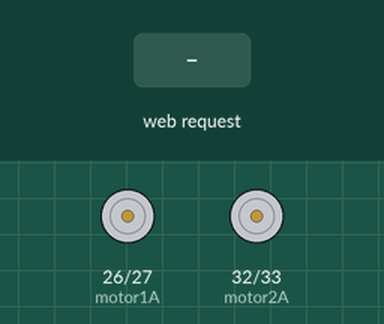
This sketch was run on a simulated ESP32. Shown: motor-driver pin pairs drawn as motors (green arrow = first pin HIGH = forward, orange = second pin HIGH = backward, longer = more drive). The inputs (shaded band) are chosen by the test bench. WiFi joins after 1.5 s; servers stay silent unless stated; what the sketch prints to the serial monitor is not drawn.

Above: at 2.7 s.
2.8 s: HTTP request GET /frwrd received
At 3.6 s:
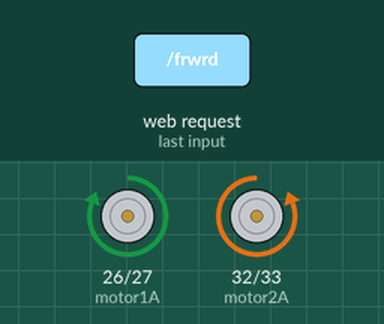
4.3 s: HTTP request GET /left received
At 4.8 s:
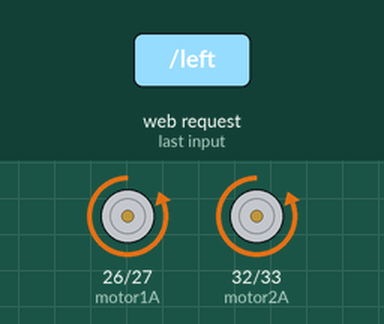
5.8 s: HTTP request GET /rev received
At 7.0 s:
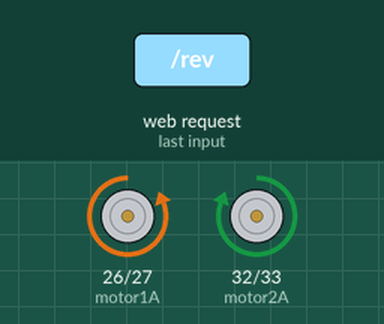
7.3 s: HTTP request GET /right received
At 8.2 s:
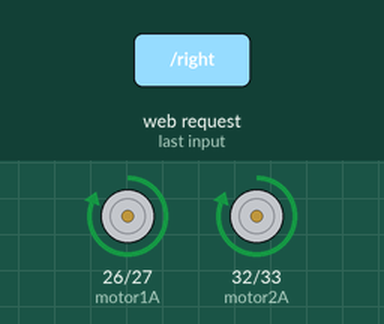
Timing chart, 0 to 9.8 s (numbered marks = the images above; inputs shaded):
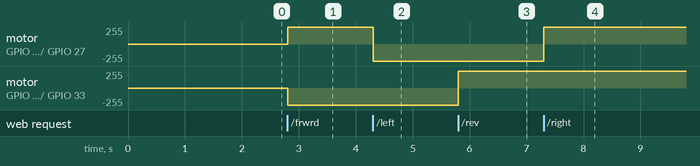

Measured:
- after the input at 2.8 s, motor on GPIO 26 (motor1A) / GPIO 27 (motor1B): stopped → forward 255/255 at once; motor on GPIO 32 (motor2A) / GPIO 33 (motor2B): stopped → backward 255/255 at once
- after the input at 4.3 s, motor on GPIO 26 (motor1A) / GPIO 27 (motor1B): forward 255/255 → backward 255/255 at once
- after the input at 5.8 s, motor on GPIO 32 (motor2A) / GPIO 33 (motor2B): backward 255/255 → forward 255/255 at once
- after the input at 7.3 s, motor on GPIO 26 (motor1A) / GPIO 27 (motor1B): backward 255/255 → forward 255/255 at once

The sketch:

ESP_bot_Controller.ino
```cpp
//brown wire at out1 and orange wire at out3

#include <WiFi.h>

#define motor1A 26
#define motor1B 27
#define motor2A 32    //Define the pins connected with the motor driver
#define motor2B 33


const char* wifi_name = "yourssid"; //Your Wifi name
const char* wifi_pass = "yourpassword";    //Your Wifi password
WiFiServer server(80);                  //Port 80

String header;

void setup()
{
  Serial.begin(115200);
  pinMode(motor1A, OUTPUT);
  pinMode(motor1B, OUTPUT);   //Setup the pins used
  pinMode(motor2A, OUTPUT);
  pinMode(motor2B, OUTPUT);

  digitalWrite(motor1A, LOW);
  digitalWrite(motor1B, LOW);
  digitalWrite(motor2A, LOW);
  digitalWrite(motor2B, LOW);
  // Let's connect to wifi network
  Serial.print("Connecting to ");
  Serial.print(wifi_name);
  WiFi.begin(wifi_name, wifi_pass);       //Connecting to wifi network

  while (WiFi.status() != WL_CONNECTED) { //Waiting for the responce of wifi network
    delay(500);
    Serial.print(".");
  }
  Serial.println("");
  Serial.println("Connection Successful");
  Serial.print("IP address: ");
  Serial.println(WiFi.localIP());         //Getting the IP address at which our webserver will be created
  Serial.println("Put the above IP address into a browser search bar");
  server.begin();                         //Starting the server
}

void loop()
{
  WiFiClient client = server.available();   //Checking for incoming clients

  if (client)
  {
    Serial.println("new client");
    String currentLine = "";                   //Storing the incoming data in the string
    while (client.connected())
    {
      if (client.available())                 //if there is some client data available
      {

        char c = client.read();
        header += c;//read a byte
        Serial.print(c);

        if (c == '\n')                      //check for newline character,
        {
          if (currentLine.length() == 0)      //if line is blank it means its the end of the client HTTP request
          {

            //            client.print("<title>ESP32 Webserver</title>");
            if (header.indexOf("GET /frwrd") >= 0) {
              frwrd();
            } else if (header.indexOf("GET /stp") >= 0) {
              stp();
            } else if (header.indexOf("GET /left") >= 0) {
              left();
            } else if (header.indexOf("GET /rev") >= 0) {
              rev();
            } else if (header.indexOf("GET /right") >= 0) {
              right();
            }

            client.print("<body><a href = \"/frwrd\"><button type=\"button\"  value=\"frwrd\">Forward</a></button>");
            client.print("<body><a href = \"/stp\"><button type=\"button\"  value=\"stp\">Stop</a></button>");
            client.print("<body><br>");
            client.print("<body><a href = \"/left\"><button type=\"button\"  value=\"left\">Left</a></button>");
            client.print("<body><a href = \"/rev\"><button type=\"button\"  value=\"rev\">Reverse</a></button>");
            client.print("<body><a href = \"/right\"><button type=\"button\"  value=\"right\">Right</a></button>");
              //The above lines are basiclly using html tags and creating a webpage with buttons like forward and left and so on


            break;                            //Going out of the while loop
          }
          else
          {
            currentLine = "";                //if you got a newline, then clear currentLine
          }
        }
        else if (c != '\r')
        {
          currentLine += c;                 //if you got anything else but a carriage return character,
        }
      }

    }
    header = "";
  }
}


void frwrd(){

  digitalWrite(motor1A, HIGH);
  digitalWrite(motor1B, LOW);
  digitalWrite(motor2A, LOW);
  digitalWrite(motor2B, HIGH);
  Serial.println("Fowrward");
}

void stp(){

  digitalWrite(motor1A, LOW);
  digitalWrite(motor1B, LOW);
  digitalWrite(motor2A, LOW);
  digitalWrite(motor2B, LOW);
  Serial.println("Stopped");
}

void left(){

  digitalWrite(motor1A, LOW);
  digitalWrite(motor1B, HIGH);
  digitalWrite(motor2A, LOW);
  digitalWrite(motor2B, HIGH);
  Serial.println("Left");
}

void rev(){

  digitalWrite(motor1A, LOW);
  digitalWrite(motor1B, HIGH);
  digitalWrite(motor2A, HIGH);
  digitalWrite(motor2B, LOW);
  Serial.println("Reverse");
}

void right(){

  digitalWrite(motor1A, HIGH);
  digitalWrite(motor1B, LOW);
  digitalWrite(motor2A, HIGH);
  digitalWrite(motor2B, LOW);
  Serial.println("Right");
}
```
